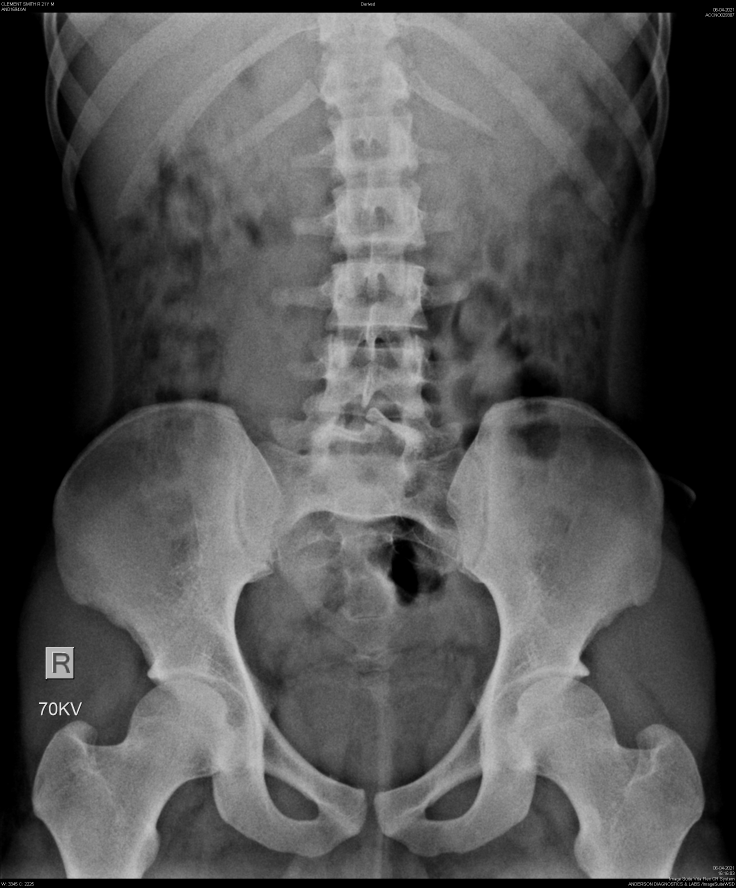
#> input picture X-Rays/70KV.jpg, 2208 x 2664 px (shown at 1/3 size)
$ jupyter execute BMC_COMPUTATION_70.ipynb
#> lines starting #> are read from the running program, lines starting #| are printed output that depends on the picture
[cell 1]
from PIL import Image, ImageFilter, ImageOps
import numpy as np
import skimage.measure
import math
from matplotlib import pyplot as plt

[cell 2]
low_image = Image.open("X-Rays/70KV.jpg")
#> low_image is the input picture: PIL image 2208x2664 RGB; min 0, max 255, mean 82.7
plt.imshow(low_image)

## L1

[cell 3]
left = 900
top = 520
right = 1350
bottom = 650
low_cropped_img = low_image.crop((left,top,right,bottom))
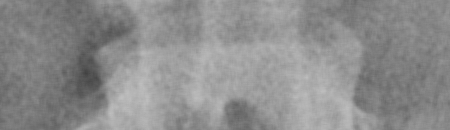
#> low_cropped_img: PIL image 450x130 RGB; min 66, max 190, mean 141
plt.imshow(low_cropped_img)

[cell 4]
np.unique(low_cropped_img)
#> Out = 124 values from 66 to 190

## FORMULA TO COMPUTE BMD

## WIDTH AND HEIGHT OF ROI REGION

[cell 5]
w1,h1 = low_cropped_img.size
#> w1 = 450; h1 = 130
w1,h1
#> Out = (450, 130)

### FINDING THE SUM OF PIXEL VALUES

[cell 6]
i_d = np.sum(low_cropped_img)
#> i_d = 24744744
i_d
#> Out = 24744744

### CALIBRATION FACTOR

[cell 7]
width,i_h = low_image.size
#> width = 2208; i_h = 2664
w,r_h = low_cropped_img.size
#> w = 450; r_h = 130
c_f = i_h/r_h
#> c_f = 20.49
c_f
#> Out = 20.49

### FINDING BONE MINERAL CONTENT

[cell 8]
bone_mineral_content = (i_d * 1.073)/c_f
#> bone_mineral_content = 1295662.3
bone_mineral_content
#> Out = 1295662.3

### FINDING DIAGONAL OF ROI

[cell 9]
diagonal = math.sqrt(pow(w1,2)+pow(h1,2))
#> diagonal = 468.4

[cell 10]
a = 3.14*(pow(diagonal/2,2))
#> a = 172229

[cell 11]
a
#> Out = 172229

[cell 12]
entropy = skimage.measure.shannon_entropy(low_cropped_img)
#> entropy = 6.37

[cell 13]
entropy
#> Out = 6.37

### FINDING VOLUME OF ROI

[cell 14]
volume_of_roi = a*entropy
#> volume_of_roi = 1096729.8

[cell 15]
volume_of_roi
#> Out = 1096729.8

[cell 16]
bone_mineral_density = bone_mineral_content/volume_of_roi
#> bone_mineral_density = 1.18

[cell 17]
bone_mineral_density
#> Out = 1.18

### L2

[cell 18]
left = 900
top = 785
right = 1450
bottom = 927
low_cropped_img = low_image.crop((left,top,right,bottom))
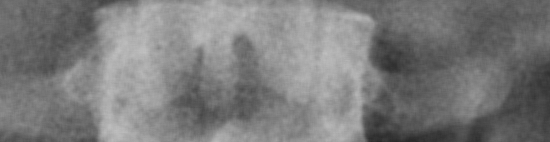
#> low_cropped_img: PIL image 550x142 RGB; min 40, max 192, mean 123
plt.imshow(low_cropped_img)

[cell 19]
np.unique(low_cropped_img)
#> Out = 153 values from 40 to 192

[cell 20]
w2,h2 = low_cropped_img.size
#> w2 = 550; h2 = 142
w2,h2

[cell 21]
i_d = np.sum(low_cropped_img)
#> i_d = 28809444
i_d
#> Out = 28809444

[cell 22]
width,i_h = low_image.size
w,r_h = low_cropped_img.size
c_f = i_h/r_h
c_f,i_h,r_h

[cell 23]
n = (i_d * 1.073)/c_f
#> n = 1647740.1
n
#> Out = 1647740.1

[cell 24]
diagonal = math.sqrt(pow(w2,2)+pow(h2,2))
a = 3.14*(pow(diagonal/2,2))
a

[cell 25]
entropy = skimage.measure.shannon_entropy(low_cropped_img)
#> entropy = 6.91

[cell 26]
entropy
#> Out = 6.91

[cell 27]
volume_of_roi = a*entropy
#> volume_of_roi = 1749512.2

[cell 28]
L2_bone_mineral_density = n/volume_of_roi
#> L2_bone_mineral_density = 0.942
L2_bone_mineral_density
#> Out = 0.942

## L3

[cell 29]
left = 900
top = 950
right = 1365
bottom = 1190
low_cropped_img = low_image.crop((left,top,right,bottom))
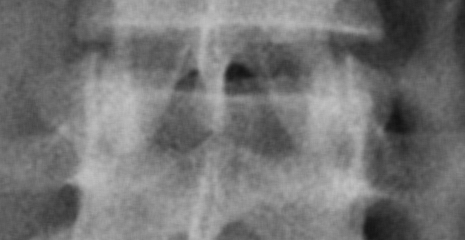
#> low_cropped_img: PIL image 465x240 RGB; min 18, max 194, mean 116.1
plt.imshow(low_cropped_img)

[cell 30]
np.unique(low_cropped_img)
#> Out = 177 values from 18 to 194

[cell 31]
w,h = low_cropped_img.size
w,h

[cell 32]
i_d = np.sum(low_cropped_img)
#> i_d = 38858691
i_d
#> Out = 38858691

[cell 33]
width,i_h = low_image.size
w,r_h = low_cropped_img.size
c_f = i_h/r_h
c_f,i_h,r_h

[cell 34]
low_n = (i_d * 1.073)/c_f
#> low_n = 3756340.1
low_n
#> Out = 3756340.1

[cell 35]
area = math.sqrt(pow(w,2)+pow(h,2))
a = 3.14*(pow(area/2,2))
a

[cell 36]
entropy = skimage.measure.shannon_entropy(low_cropped_img)
#> entropy = 7.1

[cell 37]
entropy
#> Out = 7.1

[cell 38]
volume_of_roi = a*entropy
#> volume_of_roi = 1525841.1

[cell 39]
L3_bone_mineral_density = n/volume_of_roi
#> L3_bone_mineral_density = 1.08
L3_bone_mineral_density
#> Out = 1.08

## L4

[cell 40]
left = 927
top = 1185
right = 1250
bottom = 1285
low_cropped_img = low_image.crop((left,top,right,bottom))
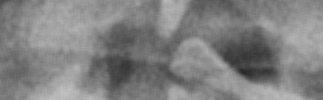
#> low_cropped_img: PIL image 323x100 RGB; min 39, max 194, mean 128.9
plt.imshow(low_cropped_img)

[cell 41]
np.unique(low_cropped_img)
#> Out = 155 values from 39 to 194

[cell 42]
w2,h2 = low_cropped_img.size
w2,h2

[cell 43]
i_d = np.sum(low_cropped_img)
#> i_d = 12487359
i_d
#> Out = 12487359

[cell 44]
width,i_h = low_image.size
w,r_h = low_cropped_img.size
c_f = i_h/r_h
c_f,i_h,r_h

[cell 45]
n = (i_d * 1.073)/c_f
#> n = 502963.1
n
#> Out = 502963.1

[cell 46]
diagonal = math.sqrt(pow(w2,2)+pow(h2,2))
a = 3.14*(pow(diagonal/2,2))
a

[cell 47]
entropy = skimage.measure.shannon_entropy(low_cropped_img)
#> entropy = 6.77

[cell 48]
entropy
#> Out = 6.77

[cell 49]
volume_of_roi = a*entropy
#> volume_of_roi = 607900.1

[cell 50]
L4_bone_mineral_density = n/volume_of_roi
#> L4_bone_mineral_density = 0.827
L4_bone_mineral_density
#> Out = 0.827

## T12

[cell 51]
left = 900
top = 360
right = 1330
bottom = 477
low_cropped_img = low_image.crop((left,top,right,bottom))
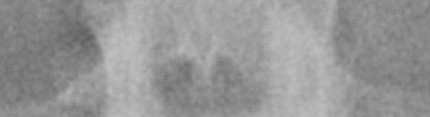
#> low_cropped_img: PIL image 430x117 RGB; min 93, max 195, mean 150
plt.imshow(low_cropped_img)

[cell 52]
np.unique(low_cropped_img)
#> Out = 102 values from 93 to 195

[cell 53]
w2,h2 = low_cropped_img.size
w2,h2

[cell 54]
i_d = np.sum(low_cropped_img)
#> i_d = 22641603
i_d
#> Out = 22641603

[cell 55]
width,i_h = low_image.size
w,r_h = low_cropped_img.size
c_f = i_h/r_h
c_f,i_h,r_h

[cell 56]
n = (i_d * 1.073)/c_f
#> n = 1066985.5
n
#> Out = 1066985.5

[cell 57]
diagonal = math.sqrt(pow(w2,2)+pow(h2,2))
a = 3.14*(pow(diagonal/2,2))
a

[cell 58]
entropy = skimage.measure.shannon_entropy(low_cropped_img)
#> entropy = 6.18

[cell 59]
entropy
#> Out = 6.18

[cell 60]
volume_of_roi = a*entropy
#> volume_of_roi = 962813.1

[cell 61]
T12_bone_mineral_density = n/volume_of_roi
#> T12_bone_mineral_density = 1.11
T12_bone_mineral_density
#> Out = 1.11
